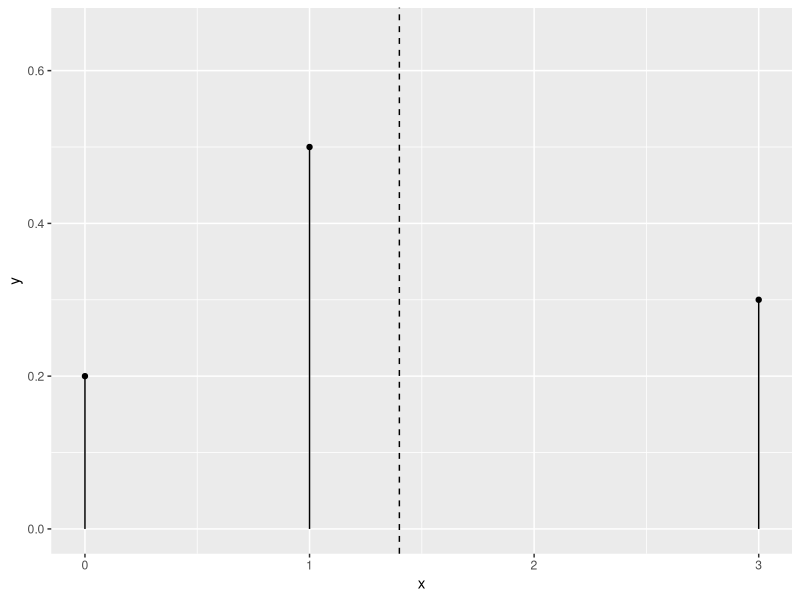
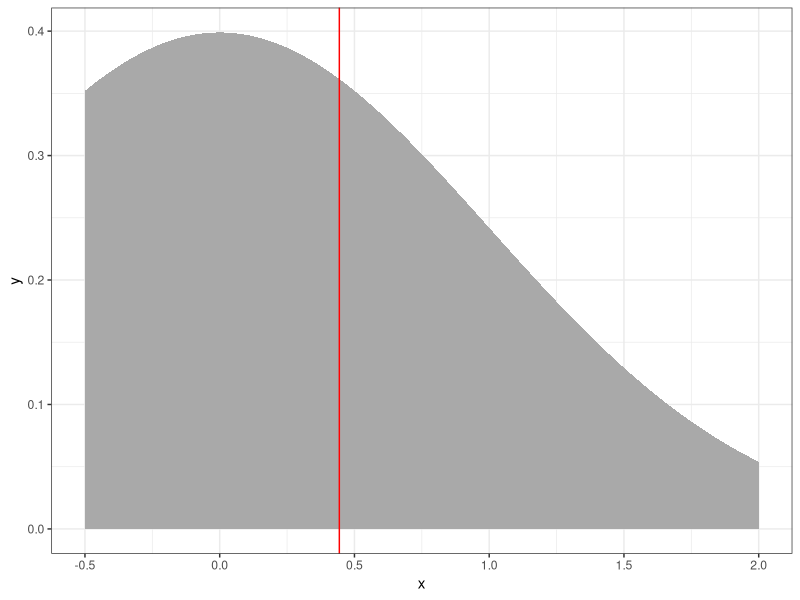

Recreate these plots in R, in order.
## ---- chunk 1
#| warning: false
#| message: false

library(tidyverse)
knitr::opts_chunk$set(dev = "ragg_png")
## ---- chunk 2
dat <- tibble(x = c(0, 0, 1, 1, 3, 3), y = c(0, .2, 0, .5, 0, .3), item = c(1, 1, 2, 2, 3, 3), type = rep(c("bottom", "top"), 3)) 

dat|> 
  ggplot(aes(x = x, y = y, group = item)) + 
  geom_line() + 
  geom_point(data = filter(dat, type == "top")) + 
  expand_limits(y = .65) +
  geom_vline(xintercept = .5*1 + .3*3, lty = 2)
## ---- chunk 3
x <- c(0, 0, 1, 1, 1, 1, 1, 3, 3, 3)
# alternative way: x <- c(rep(0, 2), rep(1, 5), rep(3, 3))
mean(x)
## ---- chunk 4
#| fig-width: 5
#| fig-height: 3.5
#| fig-align: center
xs <- seq(-.5, 2, by =.01)
ys <- dnorm(xs)

# get expectation numerically -- two options

# weighted sum of xs in my sequence
ex1 <- sum(xs*ys)/sum(ys)

# average of a sample
x_samp0 <- rnorm(100000)
x_samp <- x_samp0[x_samp0 > -.5 & x_samp0 < 2]
ex2 <- mean(x_samp)

# plot it
tibble(x = c(-.5, xs, 2), y = c(0, ys, 0)) |> 
  ggplot(aes(x = x, y = y)) + 
  geom_polygon(fill = "darkgray") + 
  theme_bw() + 
  geom_vline(xintercept = ex1, col = "red") 
